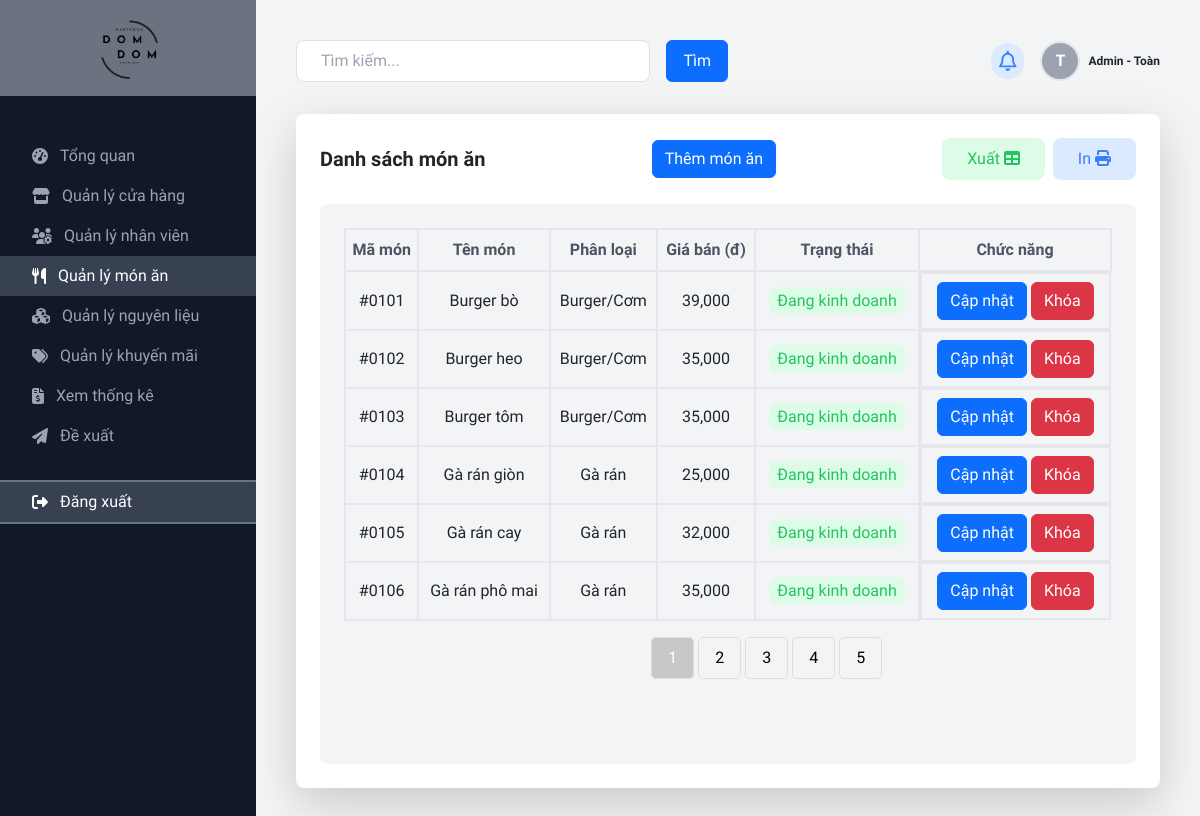
Page /view/page/admin/index.php?i=dish (signed in) on the earlier database version.
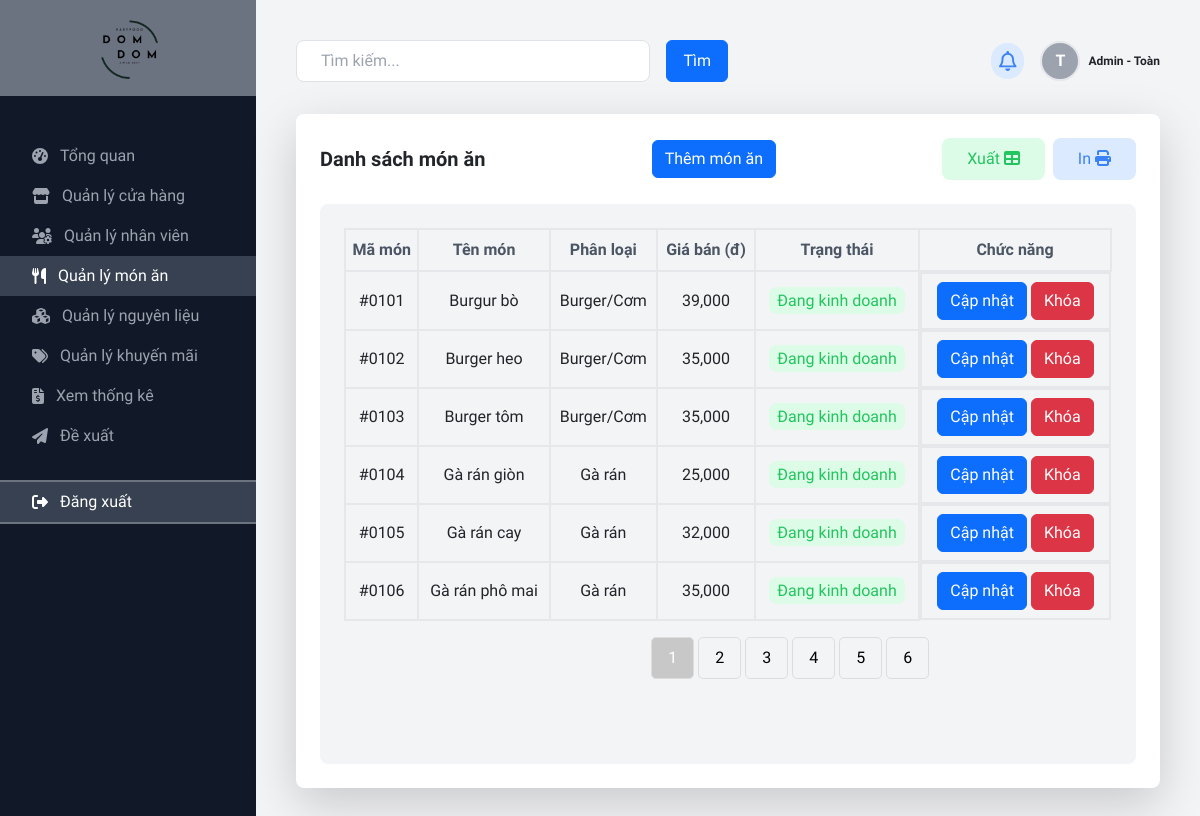
Same page on the later database version.
### tables this page shows
CREATE TABLE `dish` (
  `dishID` int(11) NOT NULL,
  `dishName` varchar(255) NOT NULL,
  `dishCategory` varchar(100) NOT NULL,
  `price` decimal(11,2) NOT NULL,
  `businessStatus` tinyint(4) NOT NULL DEFAULT 1,
  `availabilityStatus` tinyint(4) NOT NULL DEFAULT 1,
  `description` text DEFAULT NULL,
  `preparationProcess` text DEFAULT NULL,
  `image` varchar(255) DEFAULT NULL
);

### model/mDishes.php (called while the page is built, shortened)
<?php
class mDishes
{
    public function mGetAllDish()
    {
        $db = new Database;
        $conn = $db->connect();
        $sql = "SELECT * FROM dish";
        if ($conn != null)
            return $conn->query($sql);
        return 0;
    }
    public function mGetAllDishLimit($startFrom, $productsPerPage)
    {
        $db = new Database;
        $conn = $db->connect();
        $sql = "SELECT * FROM dish LIMIT $startFrom, $productsPerPage";
        if ($conn != null)
            return $conn->query($sql);
        return 0;
    }
    public function mGetTotalDish()
    {
        $db = new Database;
        $conn = $db->connect();
        $sql = "SELECT COUNT(*) as total FROM dish";
        if ($conn != null) {
            $result = $conn->query($sql);
            $row = $result->fetch_assoc();
            $totalProducts = $row['total'];
            return $totalProducts;
        } else {
            return 0;
        }
    }
}

### controller/cDishes.php (called while the page is built, shortened)
<?php
class cDishes extends mDishes
{
    public function cGetAllDish()
    {
        if ($this->mGetAllDish() != 0) {
            $result = $this->mGetAllDish();
            return $result;
        }
        return 0;
    }
    public function cGetAllDishLimit($startFrom, $productsPerPage)
    {
        if ($this->mGetAllDishLimit($startFrom, $productsPerPage) != 0) {
            $result = $this->mGetAllDishLimit($startFrom, $productsPerPage);
            return $result;
        }
        return 0;
    }
    public function cGetTotalDish()
    {
        if ($this->mGetTotalDish() != 0) {
            $result = $this->mGetTotalDish();
            return $result;
        }
        return 0;
    }
}

### view/page/admin/dish/index.php (the view, shortened to what the changed rows need)
<div class="grid grid-cols-1 md:grid-cols-1 gap-6 mt-8">
    <div class="bg-white p-6 rounded-lg shadow-lg mb-6">
        <div class="flex justify-between items-center mb-4">
            <h2 class="text-xl font-semibold">
                Danh sách món ăn
            </h2>
        </div>
        <div class="h-fit bg-gray-100 rounded-lg p-6">
            <form action="" method="POST" enctype="multipart/form-data">
                <table class="text-base w-full text-center" id="dishTable">
                    <thead>
                        <tr>
                            <th class="text-gray-600 border-2 py-2">Mã món</th>
                            <th class="text-gray-600 border-2 py-2">Tên món</th>
                            <th class="text-gray-600 border-2 py-2">Phân loại</th>
                            <th class="text-gray-600 border-2 py-2">Giá bán (đ)</th>
                            <th class="text-gray-600 border-2 py-2">Trạng thái</th>
                            <th class="text-gray-600 border-2 py-2">Chức năng</th>
                        </tr>
                    </thead>
                    <tbody>
                        <?php
                        $ctrl = new cDishes;
                        if ($ctrl->cGetAllDish() != 0) {
                            $productsPerPage = 6;
                            if (isset($_GET['page_num']) && is_numeric($_GET['page_num'])) {
                                $currentPage = intval($_GET['page_num']);
                            } else {
                                $currentPage = 1;
                            }
                            $startFrom = ($currentPage - 1) * $productsPerPage;
                            $table = $ctrl->cGetAllDishLimit($startFrom, $productsPerPage);
                            while ($row = $table->fetch_assoc()) {
                                echo "
                    <tr>
                        <td class='py-2 border-2'>#010" . $row["dishID"] . "</td>
                        <td class='py-2 border-2'>" . $row["dishName"] . "</td>
                        <td class='py-2 border-2'>" . $row["dishCategory"] . "</td>
                        <td class='py-2 border-2'>" . str_replace(".00", "", number_format($row["price"], "2", ".", ",")) . "</td>
                        <td class='py-2 border-2'><span class='bg-" . ($row["businessStatus"] == 1 ? "green" : "red") . "-100 text-" . ($row["businessStatus"] == 1 ? "green" : "red") . "-500 py-1 px-2 rounded-lg'>" . ($row["businessStatus"] == 1 ? "Đang kinh doanh" : "Ngưng kinh doanh") . "</span></td>
                        <td class='py-2 border-2 flex justify-center'>
                            <button value='" . $row["dishID"] . "' type='submit' class='btn btn-primary' name='btncapnhat' data-bs-toggle='modal' data-bs-target='#updateModal'>Cập nhật</button>
                            <button onclick='return confirm(\" Bạn có chắc muốn " . ($row["businessStatus"] == 1 ? "khóa" : "mở khóa") . " không? \")' type='submit' class='btn btn-danger ml-1' name='btnkhoa' value='" . $row["dishID"] . "'>" . ($row["businessStatus"] == 1 ? "Khóa" : "Mở") . "</button>
                        </td>
                    </tr>";
                            }
                        }
                        ?>
                    </tbody>
                </table>
            </form>
            <?php
            $ctrl = new cDishes;
            echo '<div class="pagination">';
            $totalPages = ceil($ctrl->cGetTotalDish() / $productsPerPage);
            for ($i = 1; $i <= $totalPages; $i++) {
                echo "<a href='index.php?i=dish&page_num=$i'";
                if ($i == $currentPage) {
                    echo " class='active'";
                }
                echo ">$i</a>";
            }
            echo '</div>';
            ?>
        </div>
    </div>
    </div>

Differences in the rows shown:
changed dish id 1: dishName "Burger bò" → "Burgur bò"
Other differences:
new list line: "6"
